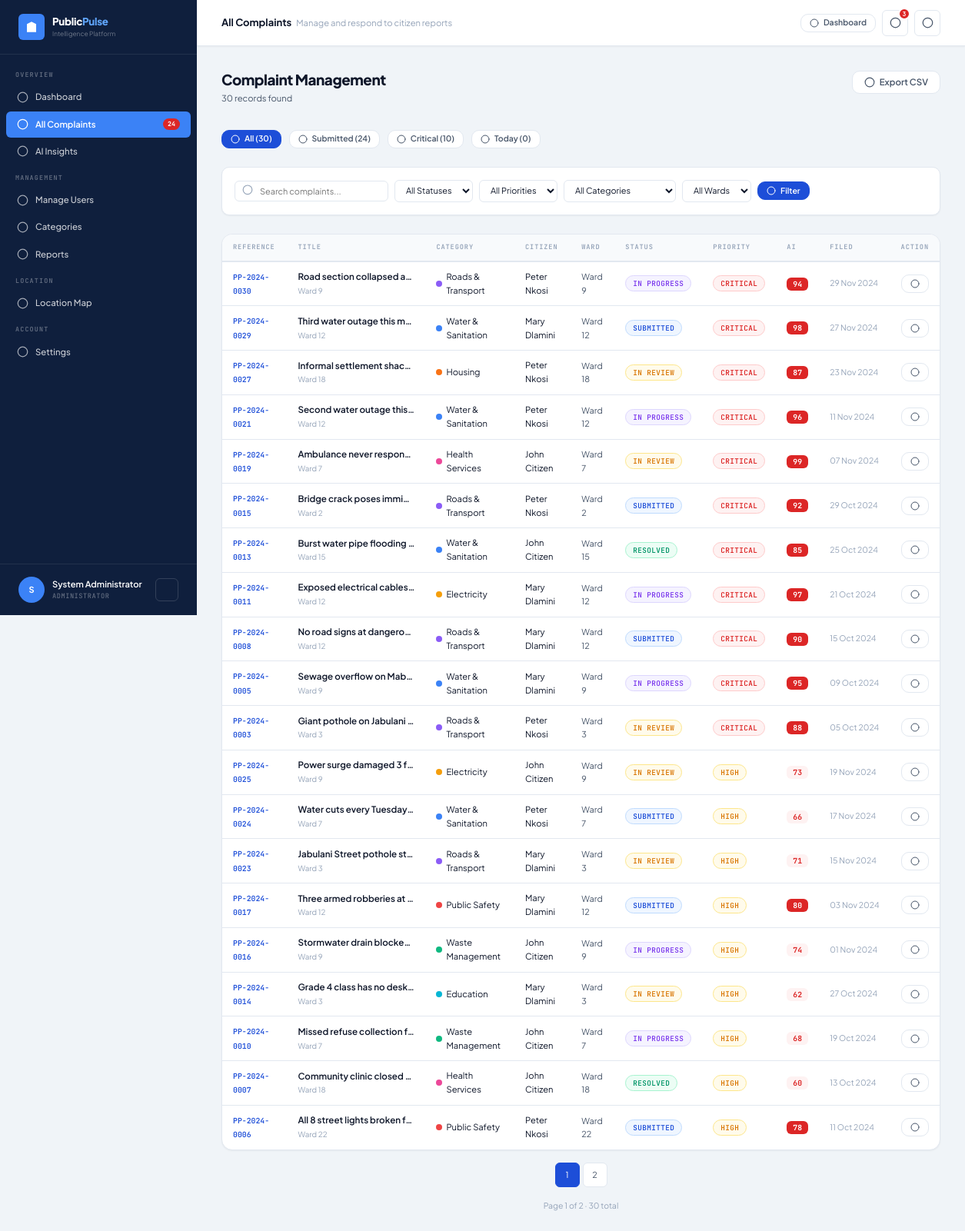
/admin/complaints.php (signed in), run on the app's committed database.
### tables this page shows
CREATE TABLE `users` (
  `id` int(10) UNSIGNED NOT NULL,
  `name` varchar(120) NOT NULL,
  `email` varchar(180) NOT NULL,
  `password` varchar(255) NOT NULL,
  `role` enum('citizen','admin','analyst') NOT NULL DEFAULT 'citizen',
  `phone` varchar(20) DEFAULT NULL,
  `ward` varchar(100) DEFAULT NULL,
  `is_active` tinyint(1) NOT NULL DEFAULT 1,
  `created_at` datetime NOT NULL DEFAULT current_timestamp(),
  `updated_at` datetime NOT NULL DEFAULT current_timestamp() ON UPDATE current_timestamp()
);

CREATE TABLE `complaints` (
  `id` int(10) UNSIGNED NOT NULL,
  `reference_no` varchar(20) NOT NULL,
  `user_id` int(10) UNSIGNED NOT NULL,
  `category_id` int(10) UNSIGNED NOT NULL,
  `title` varchar(255) NOT NULL,
  `description` text NOT NULL,
  `location` varchar(255) DEFAULT NULL,
  `latitude` decimal(10,8) DEFAULT NULL,
  `longitude` decimal(11,8) DEFAULT NULL,
  `ward` varchar(100) DEFAULT NULL,
  `status` enum('submitted','in_review','in_progress','resolved','closed') NOT NULL DEFAULT 'submitted',
  `priority` enum('low','medium','high','critical') NOT NULL DEFAULT 'medium',
  `assigned_to` int(10) UNSIGNED DEFAULT NULL,
  `image_path` varchar(255) DEFAULT NULL,
  `ai_score` tinyint(3) UNSIGNED DEFAULT NULL,
  `ai_flags` longtext DEFAULT NULL CHECK (json_valid(`ai_flags`)),
  `created_at` datetime NOT NULL DEFAULT current_timestamp(),
  `updated_at` datetime NOT NULL DEFAULT current_timestamp() ON UPDATE current_timestamp()
);

CREATE TABLE `categories` (
  `id` int(10) UNSIGNED NOT NULL,
  `name` varchar(100) NOT NULL,
  `slug` varchar(100) NOT NULL,
  `icon` varchar(50) DEFAULT 'tag',
  `color` varchar(20) DEFAULT '#3b82f6',
  `description` text DEFAULT NULL,
  `is_active` tinyint(1) NOT NULL DEFAULT 1,
  `created_at` datetime NOT NULL DEFAULT current_timestamp()
);

### admin/complaints.php (the view, shortened to what the rows shown need)
<?php
require_once __DIR__ . '/../includes/config.php';
require_once __DIR__ . '/../includes/functions.php';
require_once __DIR__ . '/../includes/layout.php';
$user = currentUser();
$page     = max(1,(int)($_GET['page']??1));
$perPage  = 20;
$offset   = ($page-1)*$perPage;
$where  = 'WHERE 1=1';
$params = [];
$baseSql  = "FROM complaints c JOIN users u ON u.id=c.user_id JOIN categories cat ON cat.id=c.category_id {$where}";
$complaints = Database::fetchAll(
    "SELECT c.id,c.reference_no,c.title,c.status,c.priority,c.ward,c.location,c.created_at,c.ai_score,
            u.name AS citizen_name, cat.name AS category_name, cat.color AS category_color
     {$baseSql}
     ORDER BY FIELD(c.priority,'critical','high','medium','low'),c.created_at DESC
     LIMIT ? OFFSET ?",
    array_merge($params,[$perPage,$offset])
);
echo renderHead('Complaints');
echo '<div class="app-shell">';
echo renderSidebar('admin_complaints',$user);
echo '<div class="main-content">';
?>
<div class="page-content">
  <div class="card">
    <div class="card-body no-pad">
      <?php if (empty($complaints)): ?>
        <div class="empty-state">
          <div class="empty-icon"><?= icon('inbox') ?></div>
          <h3>No complaints found</h3>
          <p>Adjust your filters or search terms to find complaints.</p>
        </div>
      <?php else: ?>
        <table class="data-table">
          <thead>
            <tr>
              <th>Reference</th><th>Title</th><th>Category</th><th>Citizen</th>
              <th>Ward</th><th>Status</th><th>Priority</th><th>AI</th><th>Filed</th>
              <th style="text-align:right">Action</th>
            </tr>
          </thead>
          <tbody>
            <?php foreach ($complaints as $c): ?>
              <tr data-href="<?= APP_URL ?>/admin/complaint_view.php?id=<?= $c['id'] ?>">
                <td><span class="ref-no"><?= htmlspecialchars($c['reference_no']) ?></span></td>
                <td style="max-width:180px">
                  <div style="font-weight:600;font-size:.83rem;overflow:hidden;text-overflow:ellipsis;white-space:nowrap"><?= htmlspecialchars($c['title']) ?></div>
                  <?php if ($c['ward']): ?><div style="font-size:.7rem;color:var(--text-muted);margin-top:1px"><?= htmlspecialchars($c['ward']) ?></div><?php endif; ?>
                </td>
                <td>
                  <span style="display:flex;align-items:center;gap:5px;font-size:.8rem">
                    <span style="width:8px;height:8px;border-radius:50%;background:<?= htmlspecialchars($c['category_color']) ?>;flex-shrink:0"></span>
                    <?= htmlspecialchars($c['category_name']) ?>
                  </span>
                </td>
                <td style="font-size:.8rem"><?= htmlspecialchars($c['citizen_name']) ?></td>
                <td style="font-size:.78rem;color:var(--text-secondary)"><?= htmlspecialchars($c['ward']??'—') ?></td>
                <td><?= statusBadge($c['status']) ?></td>
                <td><?= priorityBadge($c['priority']) ?></td>
                <td><?php
                  if ($c['ai_score']!==null){
                    $ac=$c['ai_score']>=75?'critical':($c['ai_score']>=50?'high':($c['ai_score']>=25?'medium':'low'));
                    echo "<span class=\"ai-score {$ac}\">{$c['ai_score']}</span>";
                  } else echo '<span style="color:var(--text-muted)">—</span>';
                ?></td>
                <td style="color:var(--text-muted);font-size:.75rem;white-space:nowrap"><?= timeAgo($c['created_at']) ?></td>
                <td style="text-align:right">
                  <a href="<?= APP_URL ?>/admin/complaint_view.php?id=<?= $c['id'] ?>" class="btn btn-secondary btn-sm"
                     onclick="event.stopPropagation()"><?= icon('eye') ?></a>
                </td>
              </tr>
            <?php endforeach; ?>
          </tbody>
        </table>
      <?php endif; ?>
    </div>
  </div>
</div>
<?= renderFoot() ?>

### includes/layout.php (shortened to what the rows shown need)
<?php
require_once __DIR__ . '/icons.php';
function renderHead(string $title, array $extraCss = []): string
{
    $base   = APP_URL;
    $csrf   = csrfToken();
    $role   = $_SESSION['user_role'] ?? 'citizen';
    $extras = implode("\n", array_map(fn($h) => "<link rel=\"stylesheet\" href=\"{$h}\">", $extraCss));
    return <<<HTML
<!DOCTYPE html>
<html lang="en">
<head>
<meta charset="UTF-8">
<meta name="viewport" content="width=device-width,initial-scale=1">
<meta name="csrf-token" content="{$csrf}">
<title>{$title} — PublicPulse AI</title>
<link rel="preconnect" href="https://fonts.googleapis.com">
<link rel="preconnect" href="https://fonts.gstatic.com" crossorigin>
<link href="https://fonts.googleapis.com/css2?family=Plus+Jakarta+Sans:wght@300;400;500;600;700;800&family=JetBrains+Mono:wght@400;500;600&display=swap" rel="stylesheet">
<link rel="stylesheet" href="{$base}/assets/css/app.css">
{$extras}
<script src="https://cdn.jsdelivr.net/npm/chart.js@4.4.0/dist/chart.umd.min.js"></script>
<script>
  const PP_URL = '{$base}';
  const PP_ROLE = '{$role}';
</script>
</head>
<body>
HTML;
}
function renderSidebar(string $active = '', ?array $user = null): string
{
    $base  = APP_URL;
    $role  = $user['role'] ?? 'citizen';
    $name  = htmlspecialchars($user['name'] ?? 'User');
    $init  = strtoupper(mb_substr($user['name'] ?? 'U', 0, 1));
    $roles = ['admin' => 'Administrator', 'analyst' => 'Data Analyst', 'citizen' => 'Citizen'];
    $rl    = $roles[$role] ?? 'User';
    $openCount = _getSidebarOpenCount();
    $logoSvg = '<svg width="18" height="18" viewBox="0 0 24 24" fill="white" stroke="none"><path d="M3 21h18M4 21V7l8-4 8 4v14M9 21V12h6v9M9 9h1m4 0h1M9 15h1m4 0h1"/></svg>';
    $nav = '';
    if ($role === 'citizen') {
        $nav .= _navItem($base.'/citizen/dashboard.php',    'dashboard',   'Dashboard',         'citizen_dashboard',  $active);
        $nav .= _navItem($base.'/citizen/submit.php',       'plus-circle', 'Submit Complaint',  'citizen_submit',     $active);
        $nav .= _navItem($base.'/citizen/complaints.php',   'list',        'My Complaints',     'citizen_complaints', $active);
        $nav .= _navItem($base.'/citizen/track.php',        'search',      'Track Status',      'citizen_track',      $active);
        $nav .= _navItem($base.'/citizen/notifications.php','bell',        'Notifications',     'citizen_notif',      $active);
    } elseif ($role === 'admin') {
        $nav .= _navSection('Overview');
        $nav .= _navItem($base.'/admin/dashboard.php',     'dashboard',   'Dashboard',         'admin_dashboard',    $active);
        $nav .= _navItem($base.'/admin/complaints.php',    'inbox',       'All Complaints',    'admin_complaints',   $active, $openCount);
        $nav .= _navItem($base.'/admin/ai_insights.php',   'brain',       'AI Insights',       'admin_ai',           $active);
        $nav .= _navSection('Management');
        $nav .= _navItem($base.'/admin/users.php',         'users',       'Manage Users',      'admin_users',        $active);
        $nav .= _navItem($base.'/admin/categories.php',    'tag',         'Categories',        'admin_categories',   $active);
        $nav .= _navItem($base.'/admin/reports.php',       'file-text',   'Reports',           'admin_reports',      $active);
        $nav .= _navSection('Location');
        $nav .= _navItem($base.'/location.php',            'map',         'Location Map',      'location',           $active);
    }
    $nav .= _navSection('Account');
    $nav .= _navItem($base.'/settings.php', 'settings', 'Settings', 'settings', $active);
    return <<<HTML
<aside class="sidebar" id="appSidebar">
  <div class="sidebar-logo">
    <div class="sidebar-logo-icon">{$logoSvg}</div>
    <div>
      <div class="sidebar-logo-text">Public<span>Pulse</span></div>
      <div class="sidebar-logo-sub">Intelligence Platform</div>
    </div>
  </div>
  <nav class="sidebar-nav">{$nav}</nav>
  <div class="sidebar-footer">
    <div class="sidebar-user">
      <div class="avatar">{$init}</div>
      <div class="user-meta" style="flex:1;min-width:0">
        <div class="user-name">{$name}</div>
        <div class="user-role">{$rl}</div>
      </div>
      <a href="{$base}/auth/logout.php" title="Sign out"
         style="width:30px;height:30px;border:1px solid rgba(255,255,255,.15);background:transparent;color:rgba(255,255,255,.6);border-radius:6px;display:flex;align-items:center;justify-content:center;flex-shrink:0;transition:all .2s;text-decoration:none"
         onmouseover="this.style.background='rgba(255,255,255,.1)'" onmouseout="this.style.background='transparent'">
        <?= icon('logout','',14) ?>
      </a>
    </div>
  </div>
</aside>
HTML;
}
function _navSection(string $label): string
{
    return "<div class=\"nav-section-label\">{$label}</div>";
}
function _navItem(string $href, string $iconName, string $label, string $key, string $active, int $badge = 0): string
{
    $isActive  = $active === $key ? 'active' : '';
    $badgeHtml = $badge > 0 ? "<span class=\"nav-badge\">{$badge}</span>" : '';
    $ic = icon($iconName);
    return "<a href=\"{$href}\" class=\"nav-item {$isActive}\">{$ic} {$label}{$badgeHtml}</a>";
}
function _getSidebarOpenCount(): int
{
    try {
        return (int)Database::fetchScalar("SELECT COUNT(*) FROM complaints WHERE status NOT IN ('resolved','closed')");
    } catch (\Throwable $e) { return 0; }
}
function renderFoot(array $extraJs = []): string
{
    $base    = APP_URL;
    $scripts = implode("\n", array_map(fn($s) => "<script src=\"{$s}\"></script>", $extraJs));
    return <<<HTML
<script src="{$base}/assets/js/app.js"></script>
{$scripts}
</body></html>
HTML;
}

### includes/functions.php (shortened to what the rows shown need)
<?php
require_once __DIR__ . '/config.php';
function isLoggedIn(): bool
{
    return true;
}
function currentUser(): ?array
{
    $cache = Database::fetchOne(
        'SELECT id,name,email,role,ward,phone,is_active,created_at,updated_at FROM users WHERE id=? AND is_active=1',
        [$_SESSION['user_id']]
    );
    return $cache;
}
function csrfToken(): string
{
    return $_SESSION['csrf_token'];
}
function timeAgo(string $datetime): string
{
    $diff = time() - strtotime($datetime);
    if ($diff < 86400)  return (int)($diff/3600)  . 'h ago';
    return date('d M Y', strtotime($datetime));
}
function statusBadge(string $status): string
{
    $map = [
        'submitted'   => ['badge-blue',   'Submitted'],
        'in_review'   => ['badge-yellow', 'In Review'],
        'in_progress' => ['badge-purple', 'In Progress'],
        'resolved'    => ['badge-green',  'Resolved'],
        'closed'      => ['badge-gray',   'Closed'],
    ];
    [$cls, $lbl] = $map[$status] ?? ['badge-gray', ucfirst($status)];
    return "<span class=\"badge {$cls}\">{$lbl}</span>";
}
function priorityBadge(string $priority): string
{
    $map = [
        'low'      => ['badge-gray',   'Low'],
        'medium'   => ['badge-blue',   'Medium'],
        'high'     => ['badge-yellow', 'High'],
        'critical' => ['badge-red',    'Critical'],
    ];
    [$cls, $lbl] = $map[$priority] ?? ['badge-gray', ucfirst($priority)];
    return "<span class=\"badge {$cls}\">{$lbl}</span>";
}

### includes/icons.php (shortened to what the rows shown need)
<?php
function icon(string $name, string $extraStyle = '', int $size = 16): string
{
    $s = "width=\"{$size}\" height=\"{$size}\"";
    $v = 'viewBox="0 0 24 24"';
    $f = 'fill="none" stroke="currentColor" stroke-width="2" stroke-linecap="round" stroke-linejoin="round"';
    $st = $extraStyle ? " style=\"{$extraStyle}\"" : '';
    $p = $paths[$name] ?? '<circle cx="12" cy="12" r="10"/>';
    return "<svg {$s} {$v} {$f}{$st}>{$p}</svg>";
}

### data on the page
users: name "S", role "ADMINISTRATOR"
complaints: reference_no "PP-2024-0030", title "Road section collapsed a…", ward "Ward 9", category.name "Roads & Transport", user.name "Peter Nkosi", lbl "IN PROGRESS", lbl "CRITICAL", ai_score "94", created_at "29 Nov 2024"
complaints: reference_no "PP-2024-0029", title "Third water outage this m…", ward "Ward 12", category.name "Water & Sanitation", user.name "Mary Dlamini", lbl "SUBMITTED", lbl "CRITICAL", ai_score "98", created_at "27 Nov 2024"
complaints: reference_no "PP-2024-0027", title "Informal settlement shac…", ward "Ward 18", category.name "Housing", user.name "Peter Nkosi", lbl "IN REVIEW", lbl "CRITICAL", ai_score "87", created_at "23 Nov 2024"
complaints: reference_no "PP-2024-0021", title "Second water outage this…", ward "Ward 12", category.name "Water & Sanitation", user.name "Peter Nkosi", lbl "IN PROGRESS", lbl "CRITICAL", ai_score "96", created_at "11 Nov 2024"
complaints: reference_no "PP-2024-0019", title "Ambulance never respon…", ward "Ward 7", category.name "Health Services", user.name "John Citizen", lbl "IN REVIEW", lbl "CRITICAL", ai_score "99", created_at "07 Nov 2024"
complaints: reference_no "PP-2024-0015", title "Bridge crack poses immi…", ward "Ward 2", category.name "Roads & Transport", user.name "Peter Nkosi", lbl "SUBMITTED", lbl "CRITICAL", ai_score "92", created_at "29 Oct 2024"
complaints: reference_no "PP-2024-0013", title "Burst water pipe flooding…", ward "Ward 15", category.name "Water & Sanitation", user.name "John Citizen", lbl "RESOLVED", lbl "CRITICAL", ai_score "85", created_at "25 Oct 2024"
complaints: reference_no "PP-2024-0011", title "Exposed electrical cables…", ward "Ward 12", category.name "Electricity", user.name "Mary Dlamini", lbl "IN PROGRESS", lbl "CRITICAL", ai_score "97", created_at "21 Oct 2024"
complaints: reference_no "PP-2024-0008", title "No road signs at dangero…", ward "Ward 12", category.name "Roads & Transport", user.name "Mary Dlamini", lbl "SUBMITTED", lbl "CRITICAL", ai_score "90", created_at "15 Oct 2024"
complaints: reference_no "PP-2024-0005", title "Sewage overflow on Mab…", ward "Ward 9", category.name "Water & Sanitation", user.name "Mary Dlamini", lbl "IN PROGRESS", lbl "CRITICAL", ai_score "95", created_at "09 Oct 2024"
complaints: reference_no "PP-2024-0003", title "Giant pothole on Jabulani…", ward "Ward 3", category.name "Roads & Transport", user.name "Peter Nkosi", lbl "IN REVIEW", lbl "CRITICAL", ai_score "88", created_at "05 Oct 2024"
complaints: reference_no "PP-2024-0025", title "Power surge damaged 3 f…", ward "Ward 9", category.name "Electricity", user.name "John Citizen", lbl "IN REVIEW", lbl "HIGH", ai_score "73", created_at "19 Nov 2024"
complaints: reference_no "PP-2024-0024", title "Water cuts every Tuesday…", ward "Ward 7", category.name "Water & Sanitation", user.name "Peter Nkosi", lbl "SUBMITTED", lbl "HIGH", ai_score "66", created_at "17 Nov 2024"
complaints: reference_no "PP-2024-0023", title "Jabulani Street pothole st…", ward "Ward 3", category.name "Roads & Transport", user.name "Mary Dlamini", lbl "IN REVIEW", lbl "HIGH", ai_score "71", created_at "15 Nov 2024"
complaints: reference_no "PP-2024-0017", title "Three armed robberies at…", ward "Ward 12", category.name "Public Safety", user.name "Mary Dlamini", lbl "SUBMITTED", lbl "HIGH", ai_score "80", created_at "03 Nov 2024"
complaints: reference_no "PP-2024-0016", title "Stormwater drain blocke…", ward "Ward 9", category.name "Waste Management", user.name "John Citizen", lbl "IN PROGRESS", lbl "HIGH", ai_score "74", created_at "01 Nov 2024"
complaints: reference_no "PP-2024-0014", title "Grade 4 class has no desk…", ward "Ward 3", category.name "Education", user.name "Mary Dlamini", lbl "IN REVIEW", lbl "HIGH", ai_score "62", created_at "27 Oct 2024"
complaints: reference_no "PP-2024-0010", title "Missed refuse collection f…", ward "Ward 7", category.name "Waste Management", user.name "John Citizen", lbl "IN PROGRESS", lbl "HIGH", ai_score "68", created_at "19 Oct 2024"
complaints: reference_no "PP-2024-0007", title "Community clinic closed…", ward "Ward 18", category.name "Health Services", user.name "John Citizen", lbl "RESOLVED", lbl "HIGH", ai_score "60", created_at "13 Oct 2024"
complaints: reference_no "PP-2024-0006", title "All 8 street lights broken f…", ward "Ward 22", category.name "Public Safety", user.name "Peter Nkosi", lbl "SUBMITTED", lbl "HIGH", ai_score "78", created_at "11 Oct 2024"

### other printed values
$label "OVERVIEW MANAGEMENT LOCATION ACCOUNT"
$label "Dashboard All Complaints AI Insights Manage Users Categories Reports Location Map Settings"
$badge "24"
$name "System Administrator"
$title_esc "All Complaints"
$sub_esc "Manage and respond to citizen reports"
$btn['label'] "Dashboard"
$badgeNum "3"
$total "30"
$statOpen "24"
$statCrit "10"
$statToday "0"
$page "1"
$totPgs "2"
